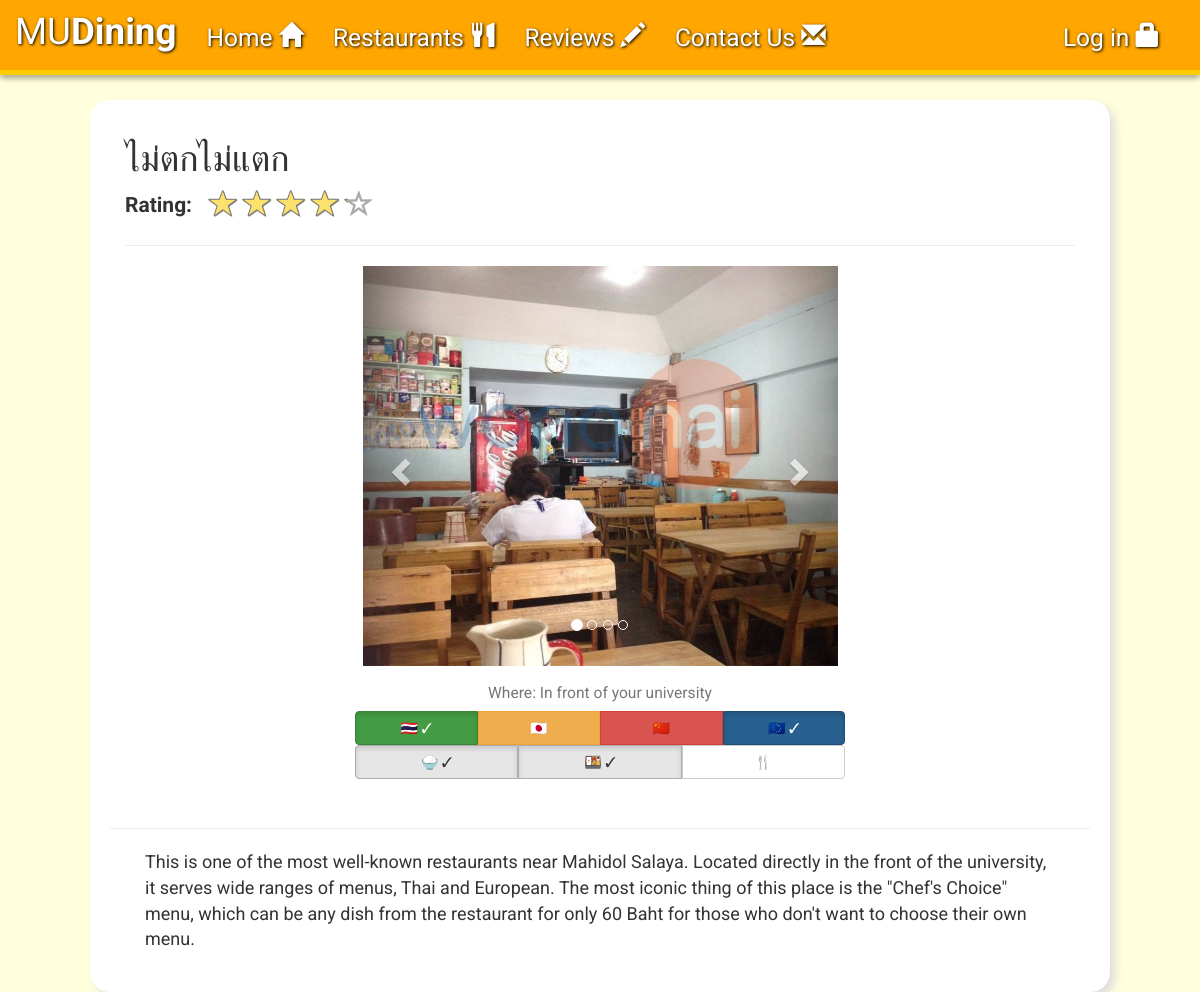
The page /view-restaurant.php?id=1 on the database its author committed.
### tables this page shows
CREATE TABLE `restaurant` (
  `RestaurantID` int(11) NOT NULL,
  `Name` varchar(255) NOT NULL,
  `MinPrice` int(11) NOT NULL,
  `MaxPrice` int(11) DEFAULT NULL,
  `Location` varchar(255) NOT NULL,
  `Type` varchar(255) NOT NULL,
  `OpenTime` double NOT NULL,
  `CloseTime` double NOT NULL,
  `Promotion` varchar(255) DEFAULT NULL,
  `Description` text NOT NULL
);

### dbconnect.php (called while the page is built, shortened)
<?php
  function _imgurl($id, $subid) {
    $imgname = sprintf("%04d", $id);
    $imgurl = "Picture/".$imgname.'/'.$imgname.'-'.$subid.'.jpg';
    return $imgurl;
  }
?>

### view-restaurant.php (the view, shortened to what this page needs)
<?php
  include_once('dbconnect.php');
  $ID = $_GET['id'];
  $res = mysqli_fetch_assoc(mysqli_query($con, "select * from restaurant where RestaurantID = '$ID' LIMIT 1")) or header('Location: index.php');
?>
<html>
<head>
  <link href="assets/css/star-rating.css" media="all" rel="stylesheet" type="text/css" />
  <link rel="stylesheet" type="text/css" href="assets/css/view-restaurant.css" />
  <link rel="stylesheet" type="text/css" href="assets/css/checkbox.css" />
</head>
<body>
  <?php include_once("navbar.php"); ?>
  <div id="wrapper" class="container" style="width:85%;">
    <div class="container" style="width:100%;">
      <h1>
        <?php echo $res['Name']; ?>
      </h1>
      <div class='row'>
        <div class='col-lg-1 hidden-sm hidden-md hidden-xs'>
          <label id='avrLabel'>Rating:</label>
        </div>
        <div class='col-lg-5'>
        </div>
      </div>
      <hr/>
      <div>
        <div id="carousel" class="carousel slide" data-ride="carousel">
        <ol class="carousel-indicators">
          <li data-target="#carousel" data-slide-to="0" class="active"></li>
          <li data-target="#carousel" data-slide-to="1"></li>
          <li data-target="#carousel" data-slide-to="2"></li>
          <li data-target="#carousel" data-slide-to="3"></li>
        </ol>
        <div class="carousel-inner" role="listbox">
          <?php
            for ($i = 1; $i <= 4; $i++) {
              echo '<div class=';
              if ($i == 1)
                echo '"item active"';
              else
                echo '"item"';
              echo '><img src='._imgurl($ID, $i).' onerror="imgerror(this);"/>';
              echo '</div>';
            }
          ?>
        </div>
        <a class="left carousel-control" href="#carousel" role="button" data-slide="prev">
          <span class="glyphicon glyphicon-chevron-left" aria-hidden="true"></span>
        </a>
        <a class="right carousel-control" href="#carousel" role="button" data-slide="next">
          <span class="glyphicon glyphicon-chevron-right" aria-hidden="true"></span>
        </a>
      </div>
      <div class="row text-center">
        <h3><small>
        <?php
          $location = "";
          switch ($res['Location']) {
            case "F":
              $location = "In front of your university"; break;
          }
          echo 'Where: '.$location;
        ?>
      </small></h3>
      </div>
      <?php include('food-type.php'); ?>
      <div class="row text-center page-header">
      </div>
      <div class="row" id="description">
        <?php echo $res['Description']; ?>
      </div>
      </div>
    </div>
  </div>
</body>
</html>

### assets/css/view-restaurant.css (style rules this page uses)
.carousel-inner>.item>img, .carousel-inner>.item>a>img { width: 100%; height: 50vh; object-fit: cover; overflow: hidden; }
#avrLabel { font-size: 1.5em; }
#carousel { width: 50%; min-width: 400px; margin: auto; }
#description { margin: 20px; font-size: large; }

### assets/css/style.css (style rules this page uses)
body { font-family: 'Roboto', sans-serif; background-color: #ffffdd; margin: 0; padding: 0; }
.container { opacity: 0; transition: opacity 1s; }
.container-loaded { opacity: 1; }
#wrapper { margin: 100px auto auto auto; width: 55%; padding: 20px; background-color: #ffffff; border-radius: 20px; box-shadow: 5px 5px 10px #ddd; min-width: 450px; }

### rows shown on the page
restaurant: Name "ไม่ตกไม่แตก", Location "In front of your university", Description "This is one of the most well-known restaurants near Mahidol Salaya. Located directly in the front of the university, it serves wide ranges of menus, Thai and European. The most iconic thing of this place is the \"Chef's Choice\" menu, which can be any dish from the restaurant for only 60 Baht for those who don't want to choose their own menu."
